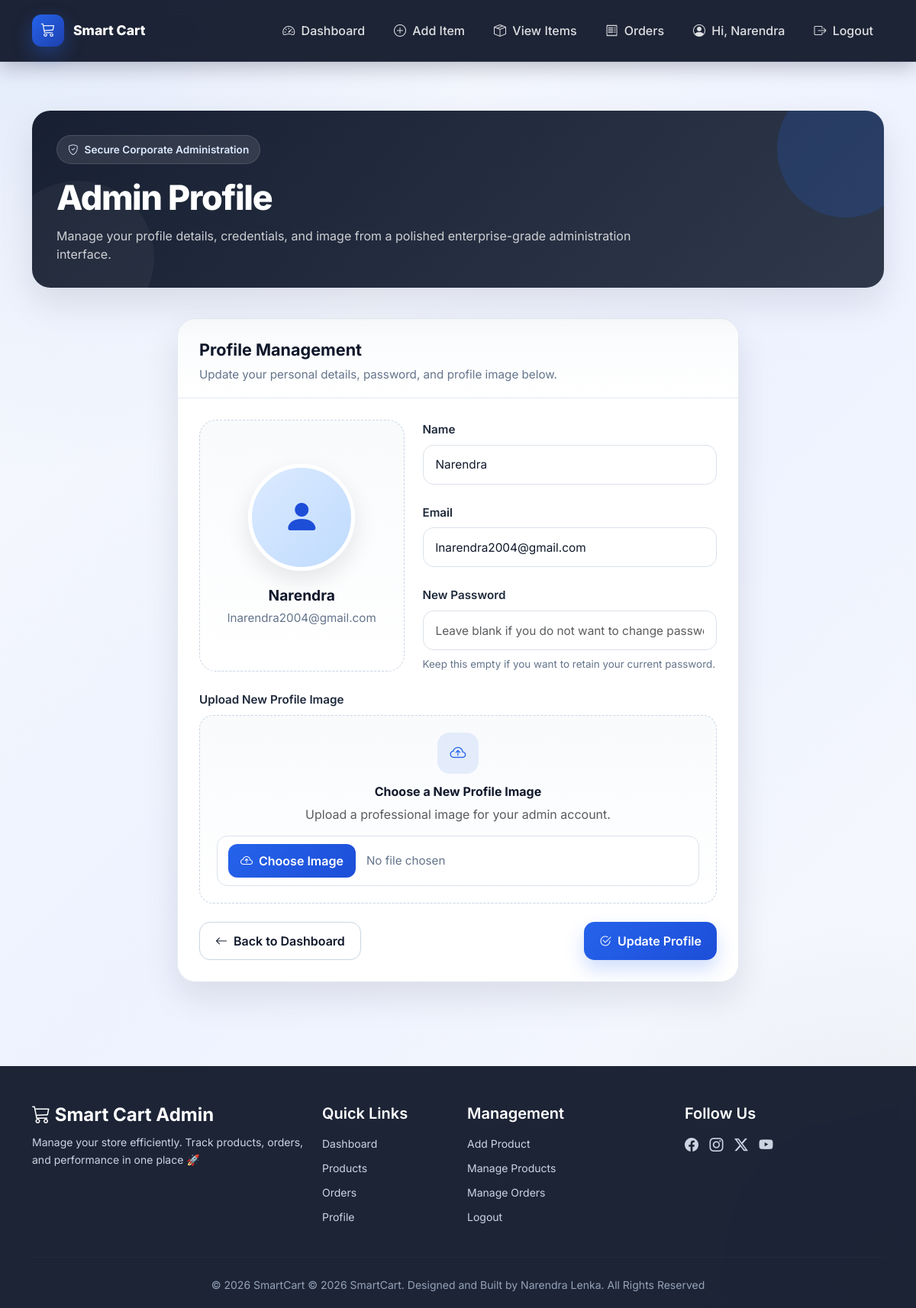
/admin/profile (signed in), run on the app's committed database.
### tables this page shows
CREATE TABLE admin (
        admin_id INTEGER PRIMARY KEY AUTOINCREMENT,
        name TEXT,
        email TEXT UNIQUE,
        password TEXT,
        profile_image TEXT,
        status TEXT DEFAULT 'pending'
    );

### app.py (the view)
@app.route('/admin/profile', methods=['GET'])
def admin_profile():
    if 'admin_id' not in session:
        flash("Please login!", "danger")
        return redirect('/admin-login')
    admin_id = session['admin_id']
    conn = get_db_connection()
    cursor = conn.cursor()
    cursor.execute("SELECT * FROM admin WHERE admin_id = ?", (admin_id,))
    admin = cursor.fetchone()
    cursor.close()
    conn.close()
    return render_template("admin/admin_profile.html", admin=admin)

### app.py (called while the page is built, shortened)
def get_db_connection():
    conn = sqlite3.connect("smartcart.db")
    conn.row_factory = sqlite3.Row
    conn.execute("PRAGMA foreign_keys = ON")
    return conn

@app.context_processor
def inject_cart_count():
    cart = session.get('cart', {})
    cart_count = sum(item['quantity'] for item in cart.values())
    return dict(cart_count=cart_count)

@app.context_processor
def inject_cart_count():
    if 'user_id' not in session:
        return dict(cart_count=0)

### templates/admin/admin_profile.html (shortened to what this page needs)
{% extends "admin/base_admin.html" %}
{% block content %}
<div class="main-wrapper">
    <section class="page-header">
        <div class="container">
            <div class="header-card">
                <div class="header-content">
                    <div class="header-badge">
                        <i class="bi bi-shield-check"></i>
                        Secure Corporate Administration
                    </div>
                    <h1 class="page-title">Admin Profile</h1>
                    <p class="page-subtitle">
                        Manage your profile details, credentials, and image from a polished enterprise-grade
                        administration interface.
                    </p>
                </div>
            </div>
        </div>
    </section>
    <section class="section-space">
        <div class="container">
            <div class="row g-4 justify-content-center">
                <div class="col-12 col-lg-8">
                    <div class="content-card">
                        <div class="content-card-header">
                            <h3>Profile Management</h3>
                            <p>Update your personal details, password, and profile image below.</p>
                        </div>
                        <div class="content-card-body">
                            <form method="POST" action="/admin/profile" enctype="multipart/form-data">
                                <div class="row g-4">
                                    <div class="col-12 col-md-5">
                                        <div class="profile-photo-wrapper">
                                            {% if admin.profile_image %}
                                            <img src="/static/uploads/admin_profiles/{{ admin.profile_image }}"
                                                alt="Admin Profile" class="profile-photo">
                                            {% else %}
                                            <div class="profile-placeholder">
                                                <i class="bi bi-person-fill"></i>
                                            </div>
                                            {% endif %}
                                            <div class="profile-name">{{ admin.name }}</div>
                                            <div class="profile-email">{{ admin.email }}</div>
                                        </div>
                                    </div>
                                    <div class="col-12 col-md-7">
                                        <div class="row g-4">
                                            <div class="col-12">
                                                <label class="form-label">Name</label>
                                                <input type="text" name="name" class="form-control"
                                                    value="{{ admin.name }}" placeholder="Enter your full name"
                                                    required>
                                            </div>
                                            <div class="col-12">
                                                <label class="form-label">Email</label>
                                                <input type="email" name="email" class="form-control"
                                                    value="{{ admin.email }}" placeholder="Enter your email address"
                                                    required>
                                            </div>
                                            <div class="col-12">
                                                <label class="form-label">New Password</label>
                                                <input type="password" name="password" class="form-control"
                                                    placeholder="Leave blank if you do not want to change password">
                                                <div class="form-hint">Keep this empty if you want to retain your
                                                    current password.</div>
                                            </div>
                                        </div>
                                    </div>
                                    <div class="col-12">
                                        <label class="form-label">Upload New Profile Image</label>
                                        <div class="upload-box text-center">
                                            <div class="upload-icon mx-auto">
                                                <i class="bi bi-cloud-arrow-up"></i>
                                            </div>
                                            <h6 class="fw-bold mb-2">Choose a New Profile Image</h6>
                                            <p class="text-muted mb-3">Upload a professional image for your admin
                                                account.</p>
                                            <div class="custom-file-upload">
                                                <label for="profileImageInput" class="upload-btn">
                                                    <i class="bi bi-cloud-arrow-up me-1"></i> Choose Image
                                                </label>
                                                <span id="profileFileName" class="file-name">No file chosen</span>
                                            </div>
                                        </div>
                                    </div>
                                    <div class="col-12">
                                        <div
                                            class="d-flex flex-column flex-md-row justify-content-between align-items-stretch action-buttons gap-3">
                                            <a href="/admin-dashboard" class="btn btn-outline-dark">
                                                <i class="bi bi-arrow-left me-2"></i>Back to Dashboard
                                            </a>
                                            <button type="submit" class="btn btn-primary">
                                                <i class="bi bi-check2-circle me-2"></i>Update Profile
                                            </button>
                                        </div>
                                    </div>
                                </div>
                            </form>
                        </div>
                    </div>
                </div>
            </div>
        </div>
    </section>
</div>
{% endblock %}

### templates/admin/base_admin.html (shortened to what this page needs)
<!DOCTYPE html>
<html lang="en">
<head>
    <link href="https://cdn.jsdelivr.net/npm/bootstrap@5.3.3/dist/css/bootstrap.min.css" rel="stylesheet">
    <link href="https://cdn.jsdelivr.net/npm/bootstrap-icons@1.11.3/font/bootstrap-icons.css" rel="stylesheet">
</head>
<body>
    {% if session.get('admin_id') and not hide_admin_nav %}
    <nav class="navbar navbar-expand-lg navbar-dark">
        <div class="container">
            <a class="navbar-brand" href="/admin-dashboard">
                <span class="brand-logo"><i class="bi bi-cart3"></i></span>
                <span>Smart Cart</span>
            </a>
            <div class="collapse navbar-collapse" id="adminNavbar">
                <ul class="navbar-nav ms-auto text-center text-lg-start align-items-lg-center">
                    <li class="nav-item">
                        <a class="nav-link" href="/admin-dashboard">
                            <i class="bi bi-speedometer2 me-1"></i> Dashboard
                        </a>
                    </li>
                    <li class="nav-item">
                        <a class="nav-link" href="/admin/add-item">
                            <i class="bi bi-plus-circle me-1"></i> Add Item
                        </a>
                    </li>
                    <li class="nav-item">
                        <a class="nav-link" href="/admin/item-list">
                            <i class="bi bi-box-seam me-1"></i> View Items
                        </a>
                    </li>
                    <li class="nav-item">
                        <a class="nav-link" href="/admin/orders">
                            <i class="bi bi-receipt me-1"></i> Orders
                        </a>
                    </li>
                    <li class="nav-item">
                        <a class="nav-link" href="/admin/profile">
                            <i class="bi bi-person-circle me-1"></i> Hi, {{ session.get('admin_name', 'Profile') }}
                        </a>
                    </li>
                    <li class="nav-item">
                        <a class="nav-link logout-link" href="/admin-logout">
                            <i class="bi bi-box-arrow-right me-1"></i> Logout
                        </a>
                    </li>
                </ul>
            </div>
        </div>
    </nav>
    {% endif %}
    <div class="main-wrapper">
        {% block content %}{% endblock %}
    </div>
    <footer class="footer">
        <div class="container">
            <div class="row gy-4">
                <div class="col-md-4">
                    <h4 class="footer-brand">
                        <i class="bi bi-cart3"></i> Smart Cart Admin
                    </h4>
                    <p class="footer-text">
                        Manage your store efficiently. Track products, orders, and performance in one place 🚀
                    </p>
                </div>
                <div class="col-md-2">
                    <h5>Quick Links</h5>
                    <ul class="footer-links">
                        <li><a href="/admin-dashboard">Dashboard</a></li>
                        <li><a href="/admin/item-list">Products</a></li>
                        <li><a href="/admin/orders">Orders</a></li>
                        <li><a href="/admin/profile">Profile</a></li>
                    </ul>
                </div>
                <div class="col-md-3">
                    <h5>Management</h5>
                    <ul class="footer-links">
                        <li><a href="/admin/add-item">Add Product</a></li>
                        <li><a href="/admin/item-list">Manage Products</a></li>
                        <li><a href="/admin/orders">Manage Orders</a></li>
                        <li><a href="/admin/logout">Logout</a></li>
                    </ul>
                </div>
                <div class="col-md-3">
                    <h5>Follow Us</h5>
                    <div class="social-icons">
                        <a href="#"><i class="bi bi-facebook"></i></a>
                        <a href="#"><i class="bi bi-instagram"></i></a>
                        <a href="#"><i class="bi bi-twitter-x"></i></a>
                        <a href="#"><i class="bi bi-youtube"></i></a>
                    </div>
                </div>
            </div>
            <hr>
            <div class="text-center footer-bottom">
                © 2026 SmartCart © 2026 SmartCart. Designed and Built by Narendra Lenka. All Rights Reserved
            </div>
        </div>
    </footer>
</body>
</html>

### templates/admin/base_admin.html (style rules this page uses)
:root { --primary: #0f172a; --accent: #2563eb; --accent-hover: #1d4ed8; --text-dark: #0f172a; --text-muted: #64748b; --danger-text: #b91c1c; }
html, body { min-height: 100%; margin: 0; font-family: 'Inter', sans-serif; background: radial-gradient(circle at top left, rgba(37, 99, 235, 0.10), transparent 30%), radial-gradient(circle at bottom right, rgba(15, 23, 42, 0.08), transparent 25%), linear-gradient(135deg, #f8fafc, #eef2ff, #f8fafc); color: var(--text-dark); }
body { display: flex; flex-direction: column; min-height: 100vh; }
.main-wrapper { flex: 1; }
.navbar { background: rgba(15, 23, 42, 0.94); backdrop-filter: blur(14px); border-bottom: 1px solid rgba(255, 255, 255, 0.08); box-shadow: 0 8px 24px rgba(2, 6, 23, 0.22); padding: 14px 0; position: sticky; top: 0; z-index: 9999; }
.navbar-brand { display: flex; align-items: center; gap: 12px; font-weight: 800; font-size: 1.1rem; color: #fff !important; }
.brand-logo { width: 42px; height: 42px; border-radius: 12px; background: linear-gradient(135deg, #2563eb, #1e40af); display: flex; align-items: center; justify-content: center; color: white; font-size: 1.15rem; box-shadow: 0 10px 25px rgba(37, 99, 235, 0.35); flex-shrink: 0; }
.navbar-nav .nav-link { color: rgba(255, 255, 255, 0.86) !important; font-weight: 500; margin-left: 10px; padding: 10px 14px !important; border-radius: 10px; transition: 0.3s; }
.footer { background: rgba(15, 23, 42, 0.94); backdrop-filter: blur(10px); color: #cbd5e1; padding: 50px 0 20px; margin-top: 60px; }
.footer h5 { color: #fff; margin-bottom: 15px; font-weight: 600; }
.footer-brand { color: #fff; font-weight: bold; margin-bottom: 10px; }
.footer-text { font-size: 14px; line-height: 1.6; }
.footer-links { list-style: none; padding: 0; }
.footer-links li { margin-bottom: 8px; }
.footer-links a { text-decoration: none; color: #cbd5e1; font-size: 14px; transition: 0.3s; }
.social-icons a { display: inline-block; margin-right: 10px; font-size: 18px; color: #cbd5e1; transition: 0.3s; }
.footer hr { border-color: rgba(255, 255, 255, 0.1); margin: 25px 0; }
.footer-bottom { font-size: 14px; color: #94a3b8; }

### data on the page
admin: get "Narendra", name "Narendra", email "lnarendra2004@gmail.com"
